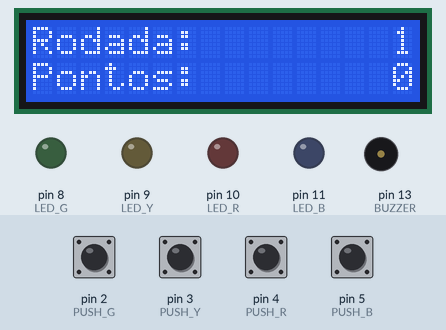
The sketch below on a simulated Arduino Uno, built with avr-gcc and run on an emulated ATmega328P. On the bench: 16×2 character LCD, output pins drawn as LEDs (lit = HIGH), buzzer (waves = sounding). The test bench sets the inputs (shaded band); at power-on: pin 2 (PUSH_G), pin 3 (PUSH_Y), pin 4 (PUSH_R), pin 5 (PUSH_B) HIGH. Random numbers use the default seed unless the sketch sets one; EEPROM starts erased.

Above: at 4.3 s.
4.4 s: pin 3 (PUSH_Y) pulled LOW for 0.15 s
At 5.9 s:
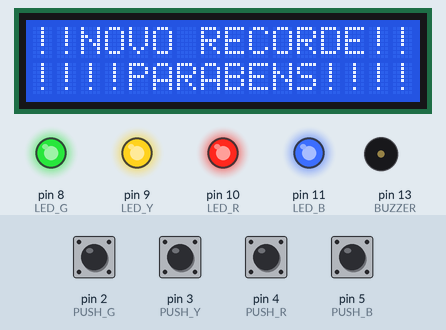
At 11.0 s:
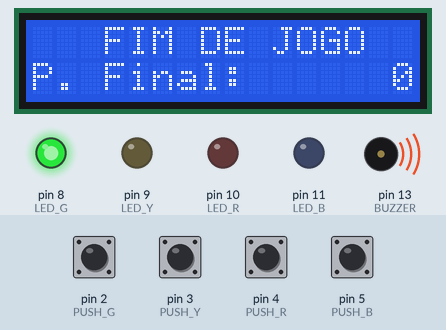
Timing chart, 0 to 22.0 s (numbered marks = the images above; inputs shaded):
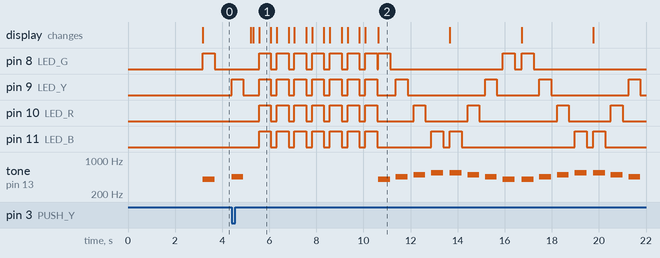

Measured:
- after the input at 4.4 s, pin 8 (LED_G): LOW → HIGH after 1.2 s, → LOW 0.50 s later, → HIGH 0.25 s later, → LOW 0.50 s later, … (20 changes in this stretch); pin 9 (LED_Y): LOW → HIGH at once, → LOW 0.50 s later, → HIGH 0.67 s later, → LOW 0.50 s later, … (24 changes in this stretch)
- what the display in image 1 shows lasts 0.5 s, from 5.6 s to 6.1 s

The sketch:

jogo_arduino.ino
```cpp
/* Jogo da Sequência, por Emanoel Rodrigues, 2020
github.com/emrodrigues
biblioteca LiquidCrystal_I2C baixada de https://blogmasterwalkershop.com.br/arquivos/libs/NewliquidCrystal.zip
Fique a vontade para editar e aprimorar este algoritmo*/

//bibliotecas
#include <Wire.h>
#include <LiquidCrystal_I2C.h>  //NÃO acompanha a IDE do Arduino
#include <EEPROM.h>

LiquidCrystal_I2C lcd(0x27,2,1,0,4,5,6,7,3, POSITIVE); //LCD 16x2

//leds - para um bom funcionamento, sempre mantenha os LEDs em sequência. Porém não importa qual a primeira porta.
#define LED_G 8
#define LED_Y 9
#define LED_R 10
#define LED_B 11
#define QUANT_LEDS 4 //altere caso adicione ou remova leds.

//botões - neste caso a sequência não é necessária.
#define PUSH_G 2
#define PUSH_Y 3
#define PUSH_R 4
#define PUSH_B 5

//configurações do jogo
#define SEQ_MAX 50          //não é possível deixar o jogo infinito ou muito grande por limitações de memória.
#define MULTIPLICADOR 1.3   //define o quanto a pontuação aumenta a cada rodada.
#define PONT_INICIAL 10     //pontuação da primeira rodada.

//outros
#define TEMPO_ON 500        //tempo LED aceso (em milissegundos)
#define TEMPO_OFF 250       //tempo LED apagado
#define INDEFINIDO -1
#define BUZZER 13

//variáveis globais
enum Estados{PRONTO_PROX_RODADA, PLAYER_RESPONDENDO, JOGO_FINALIZADO};
byte luzes[SEQ_MAX];
byte rodada = 0;            //altere de byte para int se o número de rodadas for maior que 255.
byte leds_respondidos = 0;  //mesma coisa do de cima
int pontos = 0;
int newPontos = PONT_INICIAL; //salva a próxima pontuação de cada rodada.
int record;
bool recordRodou = false;
bool pMaxRodou = false;

void setup()
{
  //descomente abaixo para apagar o recorde
  //EEPROM.write(0,0); EEPROM.write(1,0);
  iniciaPortas();
  iniciaJogo();
}

int estadoAtual()
{
  if(rodada <= SEQ_MAX)
  {
    if (leds_respondidos == rodada) return PRONTO_PROX_RODADA;
    else return PLAYER_RESPONDENDO;
  }

  else if (rodada > SEQ_MAX) return JOGO_FINALIZADO;
}

void loop()
{
  switch(estadoAtual()){
    case PRONTO_PROX_RODADA: preparaNovaRodada();
      break;

    case PLAYER_RESPONDENDO: processaResposta();
      break;

    case JOGO_FINALIZADO: fimDeJogo();
      break;
  }
}

void preparaNovaRodada()
{
  rodada++;
  pontos = pontos + newPontos;
  newPontos = newPontos*MULTIPLICADOR;

  if(rodada == 1){pontos = 0; newPontos = PONT_INICIAL;}
  if(rodada == 2) pontos = PONT_INICIAL;

  leds_respondidos = 0;

  updateTela();

  if (rodada <= SEQ_MAX) ledsRodada();
}

void processaResposta()
{
  int resposta = checaBotao();
  if (resposta == INDEFINIDO) return;

  if (resposta == luzes[leds_respondidos]) leds_respondidos++;
  else rodada = SEQ_MAX + 10;
}

void ledsRodada()
{
for (int i = 0; i < rodada; i++) piscaLed(luzes[i]);
}

int checaBotao()
{
  if (digitalRead(PUSH_G) == LOW) return piscaLed(LED_G);
  if (digitalRead(PUSH_Y) == LOW) return piscaLed(LED_Y);
  if (digitalRead(PUSH_R) == LOW) return piscaLed(LED_R);
  if (digitalRead(PUSH_B) == LOW) return piscaLed(LED_B);

  return INDEFINIDO;
}

void fimDeJogo()
{
  int POSIC1 = tamanhoPontos(pontos);
  int POSIC2 = tamanhoPontos(record);

  if((pontos > record) && (recordRodou == false)) recorde(), POSIC2 = tamanhoPontos(record);//caso tenha batido recorde.

  if((rodada == SEQ_MAX+1) && (pMaxRodou == false)) pMax();//atingiu a pontuação máxima

  limpaTela();

  lcd.setCursor(3,0);
  lcd.print("FIM DE JOGO");
  lcd.setCursor(0,1);
  lcd.print("P. Final:");
  lcd.setCursor(POSIC1,1);
  lcd.print(pontos);

  piscaLed(LED_G);
  piscaLed(LED_Y);
  piscaLed(LED_R);
  piscaLed(LED_B);

  limpaTela();

  lcd.setCursor(0,0);
  lcd.print("Record");
  lcd.setCursor(POSIC2,1);
  lcd.print(record);

  piscaLed(LED_B);
  piscaLed(LED_R);
  piscaLed(LED_Y);
  piscaLed(LED_G);
}

int piscaLed(int portaLed)
{
  digitalWrite(portaLed,HIGH);
  tone(BUZZER, portaLed*50);
  delay(TEMPO_ON);

  digitalWrite(portaLed,LOW);
  noTone(BUZZER);
  delay(TEMPO_OFF);

  return portaLed;
}

void iniciaPortas()
{
  lcd.begin(16,2);
  lcd.setBacklight(HIGH);

  pinMode(LED_G,OUTPUT);
  pinMode(LED_Y,OUTPUT);
  pinMode(LED_R,OUTPUT);
  pinMode(LED_B,OUTPUT);

  pinMode(PUSH_G,INPUT_PULLUP);
  pinMode(PUSH_Y,INPUT_PULLUP);
  pinMode(PUSH_R,INPUT_PULLUP);
  pinMode(PUSH_B,INPUT_PULLUP);

  pinMode(BUZZER, OUTPUT);
}

void iniciaJogo()
{
  byte lowByte = EEPROM.read(0);
  byte highByte = EEPROM.read(1);
  record = ((lowByte << 0) & 0xFF) + ((highByte << 8) & 0xFF00);

  lcd.setCursor(3,0);
  lcd.print("BEM-VINDO");
  lcd.setCursor(0,1);
  lcd.print("teste de memoria");
  delay(3000);
  limpaTela();

  int jogo = analogRead(A0);
  randomSeed(jogo);
  for (int i = 0; i < SEQ_MAX; i++) luzes[i] = random(LED_G, LED_G + QUANT_LEDS);
}

void recorde()
{
  byte lowByte = ((pontos >> 0) & 0xFF);
  byte highByte = ((pontos >> 8) & 0xFF);
  EEPROM.write(0,lowByte);
  EEPROM.write(1,highByte);

  limpaTela();

  lcd.setCursor(0,0);
  lcd.print("!!NOVO RECORDE!!");
  lcd.setCursor(0,1);
  lcd.print("!!!!PARABENS!!!!");

  delay(100);

  for(int i = 0; i < 7; i++)
  {
    lcd.setBacklight(LOW);
    for(int i = LED_G; i < LED_G + QUANT_LEDS; i++) digitalWrite(i,LOW);
    delay(250);

    lcd.setBacklight(HIGH);
    for(int i = LED_G; i < LED_G + QUANT_LEDS; i++) digitalWrite(i,HIGH);
    delay(500);
  }

  for(int i = LED_G; i < LED_G + QUANT_LEDS; i++) digitalWrite(i,LOW);

  recordRodou = true;
  record = pontos;
}

void pMax()
{
  limpaTela();

  lcd.setCursor(0,0);
  lcd.print("PONTUACAO MAXIMA!");
  lcd.setCursor(0,1);
  lcd.print("PARABENS!!!");

  piscaLed(LED_G);
  piscaLed(LED_Y);
  piscaLed(LED_R);
  piscaLed(LED_B);

  pMaxRodou = true;
}

void limpaTela()
{
  lcd.setCursor(0,0);
  lcd.print("                ");
  lcd.setCursor(0,1);
  lcd.print("                ");
}

void updateTela()
{
  int POSIC2 = tamanhoPontos(pontos);
  int POSIC1 = tamanhoPontos(rodada);

  limpaTela();

  lcd.setCursor(0,0);
  lcd.print("Rodada:");
  lcd.setCursor(POSIC1,0);
  lcd.print(rodada);

  lcd.setCursor(0,1);
  lcd.print("Pontos:");
  lcd.setCursor(POSIC2,1);
  lcd.print(pontos);
}

//determina a posição do número para que sempre fique a direita da tela.
int tamanhoPontos(int check)
{
  String pontos = String(check);
  return 16 - pontos.length();
}
```
